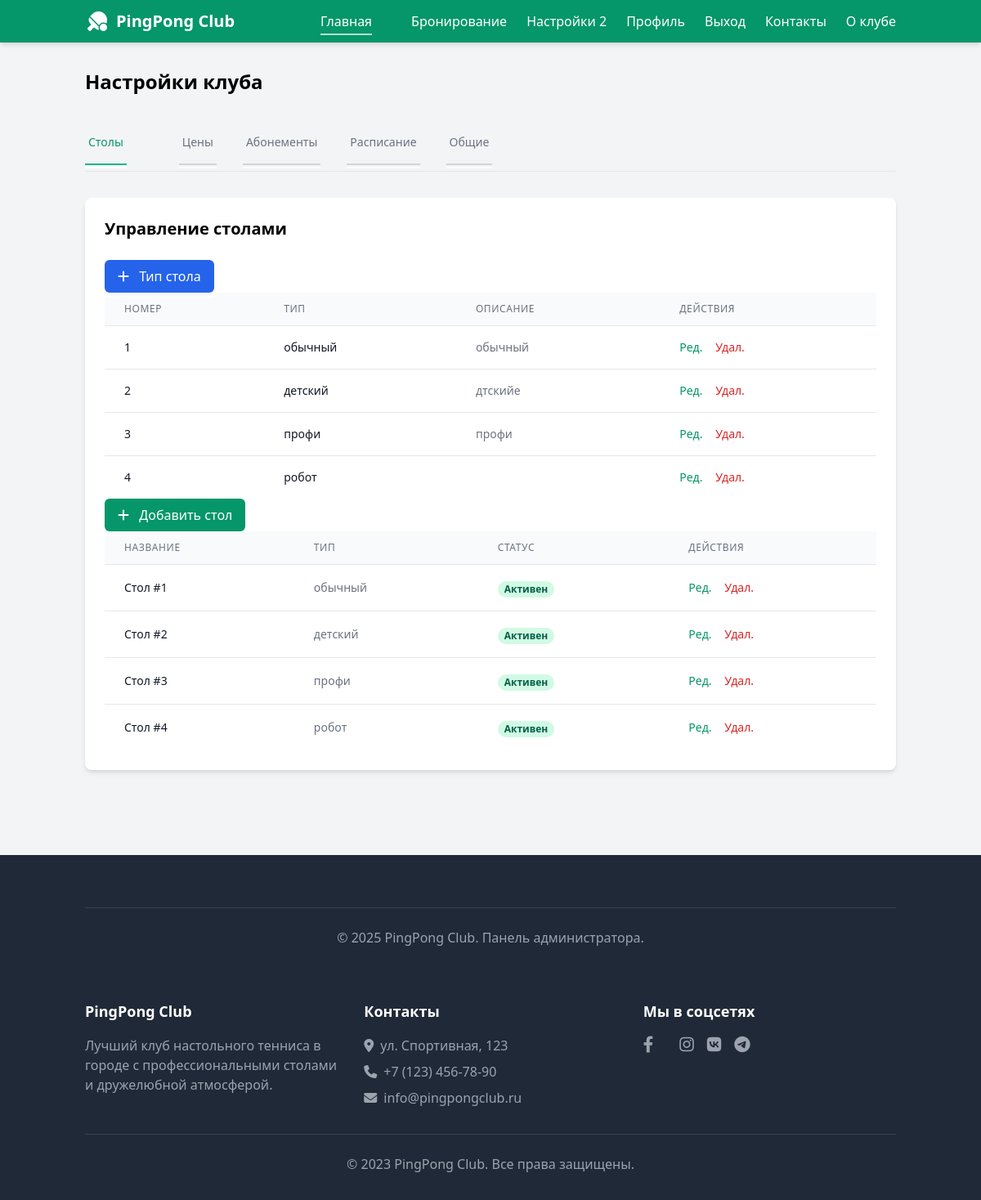
/settings/tables/ (signed in), run on the app's committed database.
### bookings/models.py (models this page shows, shortened)
class TableType(models.Model):
    name = models.CharField(max_length=50, verbose_name="Название типа")
    description = models.TextField(blank=True, verbose_name="Описание")
    default_capacity = models.PositiveIntegerField(default=2, verbose_name="Вместимость по умолчанию")
    class Meta:
        verbose_name = "Тип стола"
        verbose_name_plural = "Типы столов"
    def __str__(self):
        return self.name

class Table(models.Model):
    number = models.PositiveIntegerField(unique=True, verbose_name="Номер стола")
    table_type = models.ForeignKey(TableType, on_delete=models.PROTECT, verbose_name="Тип стола")
    is_active = models.BooleanField(default=True, verbose_name="Активен")
    description = models.TextField(blank=True, verbose_name="Дополнительное описание")
    class Meta:
        verbose_name = "Стол"
        verbose_name_plural = "Столы"
        ordering = ['number']

### admin_settings/views.py (the view, shortened to what this page needs)
# urls.py: path('<str:active_tab>/', ClubSettingsView.as_view(), name='club_settings'),
class ClubSettingsView(LoginRequiredMixin, View):
    template_name = 'admin/admin-settings.html'
    def get(self, request, *args, **kwargs):
        active_tab = kwargs.get('active_tab', 'tables')
        context = self.get_context_data(active_tab)
        return render(request, self.template_name, context)
    def get_context_data(self, active_tab):
        context = {
            'active_tab': active_tab,
            'club_settings': ClubSettings.objects.first() or ClubSettings.objects.create(),
            'notifications': NotificationSettings.objects.first(),
            'settings_form': ClubSettingsForm
        }
        if active_tab == 'tables':
            context.update({
                'tables': Table.objects.all(),
                'table_form': TableForm(),
                'table_type_form': TableTypeForm(),  # Добавьте эту строку
                'table_types': TableType.objects.all(),
            })
        elif active_tab == 'memberships':
            context.update({
                'membership_types': MembershipType.objects.all(),
                'membership_form': MembershipTypeForm(),
            })
        return context

### templates/admin/admin-settings.html (shortened to what this page needs)
    {% extends 'base.html' %}
    {% load static %}
    {% block content %}
        <main class="container mx-auto px-4 py-8">
            <h1 class="text-2xl font-bold mb-8">Настройки клуба</h1>
            <div class="mb-8 overflow-x-auto">
                <div class="border-b border-gray-200 w-max min-w-full">
                    <nav class="-mb-px flex space-x-8 overflow-x-auto pb-2">
                        <a href="{% url 'admin_settings:club_settings' 'tables' %}"
                           class="{% if active_tab == 'tables' %}border-green-500 text-green-600{% else %}border-transparent text-gray-500 hover:text-gray-700 hover:border-2 border-gray-300{% endif %} whitespace-nowrap py-4 px-1 border-b-2 font-medium text-sm">
                            Столы
                        </a>
                        <a href="{% url 'admin_settings:club_settings' 'pricing' %}"
                           class="{% if active_tab == 'pricing' %}border-green-500 text-green-600{% else %}border-transparent text-gray-500 hover:text-gray-700 hover:border-2 border-gray-300{% endif %} whitespace-nowrap py-4 px-1 border-b-2 font-medium text-sm">
                            Цены
                        </a>
                        <a href="{% url 'admin_settings:club_settings' 'memberships' %}"
                           class="{% if active_tab == 'memberships' %}border-green-500 text-green-600{% else %}border-transparent text-gray-500 hover:text-gray-700 hover:border-2 border-gray-300{% endif %} whitespace-nowrap py-4 px-1 border-b-2 font-medium text-sm">
                            Абонементы
                        </a>
                        <a href="{% url 'admin_settings:club_settings' 'schedule' %}"
                           class="{% if active_tab == 'schedule' %}border-green-500 text-green-600{% else %}border-transparent text-gray-500 hover:text-gray-700 hover:border-2 border-gray-300{% endif %} whitespace-nowrap py-4 px-1 border-b-2 font-medium text-sm">
                            Расписание
                        </a>
                        <a href="{% url 'admin_settings:club_settings' 'general' %}"
                           class="{% if active_tab == 'general' %}border-green-500 text-green-600{% else %}border-transparent text-gray-500 hover:text-gray-700 hover:border-2 border-gray-300{% endif %} whitespace-nowrap py-4 px-1 border-b-2 font-medium text-sm">
                            Общие
                        </a>
                    </nav>
                </div>
            </div>
            {% if active_tab == 'tables' %}
                {% include 'admin/settings_templates/tables_settings.html' %}
            {% elif active_tab == 'pricing' %}
                {% include 'admin/settings_templates/pricing_settings.html' %}
            {% elif active_tab == 'memberships' %}
                {% include 'admin/settings_templates/memberships_settings.html' %}
            {% elif active_tab == 'schedule' %}
                {% include 'admin/settings_templates/schedule_settings.html' %}
            {% elif active_tab == 'general' %}
                {% include 'admin/settings_templates/general_settings.html' %}
            {% endif %}
        </main>
        <footer class="bg-gray-800 text-white py-8 mt-12">
            <div class="container mx-auto px-4">
                <div class="border-t border-gray-700 mt-8 pt-6 text-center text-gray-400">
                    <p>&copy; {% now "Y" %} PingPong Club. Панель администратора.</p>
                </div>
            </div>
        </footer>
    {% endblock %}
    {% block extrascripts %}
        {{ block.super }}
    {% endblock %}

### templates/base.html (shortened to what this page needs)
<!DOCTYPE html>
{% load static %}
<html lang="en">
<head>
</head>
{% block extracss %}
    <link href="{% static 'css/flowbite.min.css' %}" rel="stylesheet"/>
    <link href="https://cdn.jsdelivr.net/npm/tailwindcss@2.2.19/dist/tailwind.min.css" rel="stylesheet">
    <link href="https://cdn.jsdelivr.net/npm/flatpickr/dist/flatpickr.min.css" rel="stylesheet">
    <link rel="stylesheet" href="https://cdnjs.cloudflare.com/ajax/libs/font-awesome/6.4.0/css/all.min.css">
    <link rel="stylesheet" href="{% static 'css/styles.css' %}">
{% endblock extracss %}
<body class="bg-gray-100 min-h-screen">
<header class="bg-green-600 text-white shadow-md">
    <div class="container mx-auto px-4 py-3 flex justify-between items-center">
        <div class="flex items-center">
            <i class="fas fa-table-tennis-paddle-ball text-2xl mr-2"></i>
            <a href="{% url 'main:index' %}"><h1 class="text-xl font-bold">PingPong Club</h1></a>
        </div>
        <nav class="hidden md:block">
            <ul class="flex space-x-6">
                <li><a href="{% url 'main:index' %}" class="hover:text-green-200 font-medium">Главная</a></li>
                <li><a href="{% url 'bookings:bookings' %}" class="hover:text-green-200">Бронирование</a></li>
                {% if user.is_authenticated and user.role == 'ADMIN' %}
                    <li><a href="{% url 'admin_settings:club_settings' 'general' %}" class="hover:text-green-200">Настройки
                        2</a></li>
                    <li><a href="{% url 'accounts:profile' %}" class="hover:text-green-200">Профиль</a></li>
                    <li><a href="{% url 'accounts:logout' %}" class="hover:text-green-200">Выход</a></li>
                {% endif %}
                <li><a href="{% url 'main:contacts' %}" class="hover:text-green-200">Контакты</a></li>
                <li><a href="{% url 'main:about' %}" class="hover:text-green-200">О клубе</a></li>
            </ul>
        </nav>
    </div>
</header>
{% block content %}
{% endblock %}
<footer class="bg-gray-800 text-white py-8">
    <div class="container mx-auto px-4">
        <div class="grid grid-cols-1 md:grid-cols-3 gap-8">
            <div>
                <h3 class="text-lg font-semibold mb-4">PingPong Club</h3>
                <p class="text-gray-400">Лучший клуб настольного тенниса в городе с профессиональными столами и
                    дружелюбной атмосферой.</p>
            </div>
            <div>
                <h3 class="text-lg font-semibold mb-4">Контакты</h3>
                <ul class="space-y-2 text-gray-400">
                    <li class="flex items-center">
                        <i class="fas fa-map-marker-alt mr-2"></i>
                        <span>ул. Спортивная, 123</span>
                    </li>
                    <li class="flex items-center">
                        <i class="fas fa-phone mr-2"></i>
                        <span>+7 (123) 456-78-90</span>
                    </li>
                    <li class="flex items-center">
                        <i class="fas fa-envelope mr-2"></i>
                        <span>info@pingpongclub.ru</span>
                    </li>
                </ul>
            </div>
            <div>
                <h3 class="text-lg font-semibold mb-4">Мы в соцсетях</h3>
                <div class="flex space-x-4">
                    <a href="#" class="text-gray-400 hover:text-white transition duration-300">
                        <i class="fab fa-facebook-f text-xl"></i>
                    </a>
                    <a href="#" class="text-gray-400 hover:text-white transition duration-300">
                        <i class="fab fa-instagram text-xl"></i>
                    </a>
                    <a href="#" class="text-gray-400 hover:text-white transition duration-300">
                        <i class="fab fa-vk text-xl"></i>
                    </a>
                    <a href="#" class="text-gray-400 hover:text-white transition duration-300">
                        <i class="fab fa-telegram text-xl"></i>
                    </a>
                </div>
            </div>
        </div>
        <div class="border-t border-gray-700 mt-8 pt-6 text-center text-gray-400">
            <p>&copy; 2023 PingPong Club. Все права защищены.</p>
        </div>
    </div>
</footer>
{% block extrascripts %}
    <script src="https://cdn.jsdelivr.net/npm/@tailwindcss/browser@4"></script>
{% endblock %}
</body>
</html>

### templates/admin/settings_templates/tables_settings.html (shortened to what this page needs)
<div id="tab-tables" class="tab-content">
    <div class="bg-white rounded-lg shadow-md p-4 md:p-6 mb-6">
        <div class="flex flex-col sm:flex-row sm:justify-between sm:items-center mb-4 md:mb-6">
            <h2 class="text-lg md:text-xl font-semibold mb-3 sm:mb-0">Управление столами</h2>
        </div>
        <div class="overflow-x-auto ">
            <button onclick="document.getElementById('add-table-type-modal').classList.remove('hidden')"
                    class="bg-blue-600 hover:bg-blue-700 text-white font-medium py-1.5 px-3 md:py-2 md:px-4 rounded-md transition duration-300 text-sm md:text-base">
                <i class="fas fa-plus mr-1 md:mr-2"></i> Тип стола
            </button>
            <table class="min-w-full divide-y divide-gray-200">
                <thead class="bg-gray-50">
                <tr>
                    <th class="px-3 py-2 md:px-6 md:py-3 text-left text-xs font-medium text-gray-500 uppercase tracking-wider">
                        Номер
                    </th>
                    <th class="px-3 py-2 md:px-6 md:py-3 text-left text-xs font-medium text-gray-500 uppercase tracking-wider">
                        Тип
                    </th>
                    <th class="px-3 py-2 md:px-6 md:py-3 text-left text-xs font-medium text-gray-500 uppercase tracking-wider">
                        Описание
                    </th>
                    <th class="px-3 py-2 md:px-6 md:py-3 text-left text-xs font-medium text-gray-500 uppercase tracking-wider">
                        Действия
                    </th>
                </tr>
                </thead>
                <tbody class="bg-white divide-y divide-gray-200">
                {% for table_type in table_types %}
                    <tr>
                        <td class="px-3 py-3 md:px-6 md:py-4 whitespace-nowrap text-sm font-medium text-gray-900">{{ forloop.counter }}</td>
                        <td class="px-3 py-3 md:px-6 md:py-4 whitespace-nowrap text-sm font-medium text-gray-900">{{ table_type.name }}</td>
                        <td class="px-3 py-3 md:px-6 md:py-4 whitespace-nowrap text-sm text-gray-500">{{ table_type.description }}</td>
                        <td class="px-3 py-3 md:px-6 md:py-4 whitespace-nowrap text-sm font-medium">
                            <button onclick="openEditTableTypeModal({{ table_type.id }})"
                                    class="text-green-600 hover:text-green-900 mr-2 md:mr-3">Ред.
                            </button>
                            <button onclick="deleteTableType({{ table_type.id }})"
                                    class="text-red-600 hover:text-red-900">Удал.
                            </button>
                        </td>
                    </tr>
                {% endfor %}
                </tbody>
            </table>
        </div>
        <div class="overflow-x-auto">
            <button onclick="document.getElementById('add-table-modal').classList.remove('hidden')"
                    class="bg-green-600 hover:bg-green-700 text-white font-medium py-1.5 px-3 md:py-2 md:px-4 rounded-md transition duration-300 text-sm md:text-base">
                <i class="fas fa-plus mr-1 md:mr-2"></i> Добавить стол
            </button>
            <table class="min-w-full divide-y divide-gray-200">
                <thead class="bg-gray-50">
                <tr>
                    <th class="px-3 py-2 md:px-6 md:py-3 text-left text-xs font-medium text-gray-500 uppercase tracking-wider">
                        Название
                    </th>
                    <th class="px-3 py-2 md:px-6 md:py-3 text-left text-xs font-medium text-gray-500 uppercase tracking-wider">
                        Тип
                    </th>
                    <th class="px-3 py-2 md:px-6 md:py-3 text-left text-xs font-medium text-gray-500 uppercase tracking-wider">
                        Статус
                    </th>
                    <th class="px-3 py-2 md:px-6 md:py-3 text-left text-xs font-medium text-gray-500 uppercase tracking-wider">
                        Действия
                    </th>
                </tr>
                </thead>
                <tbody class="bg-white divide-y divide-gray-200">
                {% for table in tables %}
                    <tr>
                        <td class="px-3 py-3 md:px-6 md:py-4 whitespace-nowrap text-sm font-medium text-gray-900">Стол
                            #{{ table.number }}</td>
                        <td class="px-3 py-3 md:px-6 md:py-4 whitespace-nowrap text-sm text-gray-500">{{ table.table_type }}</td>
                        <td class="px-3 py-3 md:px-6 md:py-4 whitespace-nowrap">
              <span class="px-2 inline-flex text-xs leading-5 font-semibold rounded-full {% if table.is_active %}bg-green-100 text-green-800{% else %}bg-red-100 text-red-800{% endif %}">
                {% if table.is_active %}Активен{% else %}Неактивен{% endif %}
              </span>
                        </td>
                        <td class="px-3 py-3 md:px-6 md:py-4 whitespace-nowrap text-sm font-medium">
                            <button onclick="openEditTableModal({{ table.id }})"
                                    class="text-green-600 hover:text-green-900 mr-2 md:mr-3">Ред.
                            </button>
                            <form action="{% url 'admin_settings:table_delete' table.id %}" method="post"
                                  class="inline">
                                <button type="submit" class="text-red-600 hover:text-red-900">Удал.</button>
                            </form>
                        </td>
                    </tr>
                {% endfor %}
                </tbody>
            </table>
        </div>
    </div>
</div>

### static/css/styles.css (style rules this page uses)
.font-medium { position: relative; }
.font-medium::after { content: ''; position: absolute; bottom: -6px; left: 0; width: 100%; height: 2px; background-color: rgba(255, 255, 255, 0.7); }
html { scroll-behavior: smooth; }

### data on the page
TableType: name "обычный", description "обычный"
TableType: name "детский", description "дтскийе"
TableType: name "профи", description "профи"
TableType: name "робот"
Table: number "1", table_type "обычный", is_active "Активен"
Table: number "2", table_type "детский", is_active "Активен"
Table: number "3", table_type "профи", is_active "Активен"
Table: number "4", table_type "робот", is_active "Активен"
